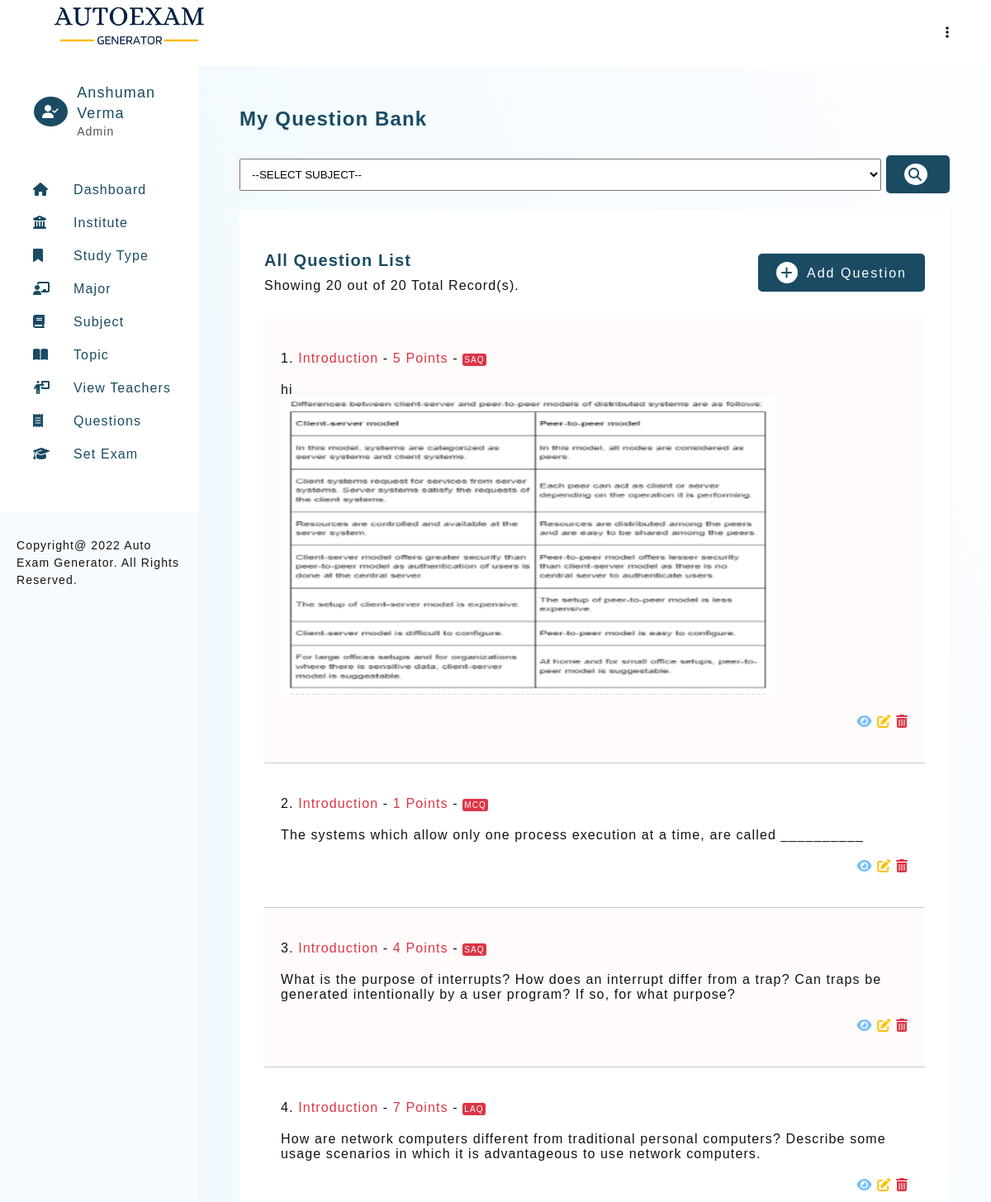
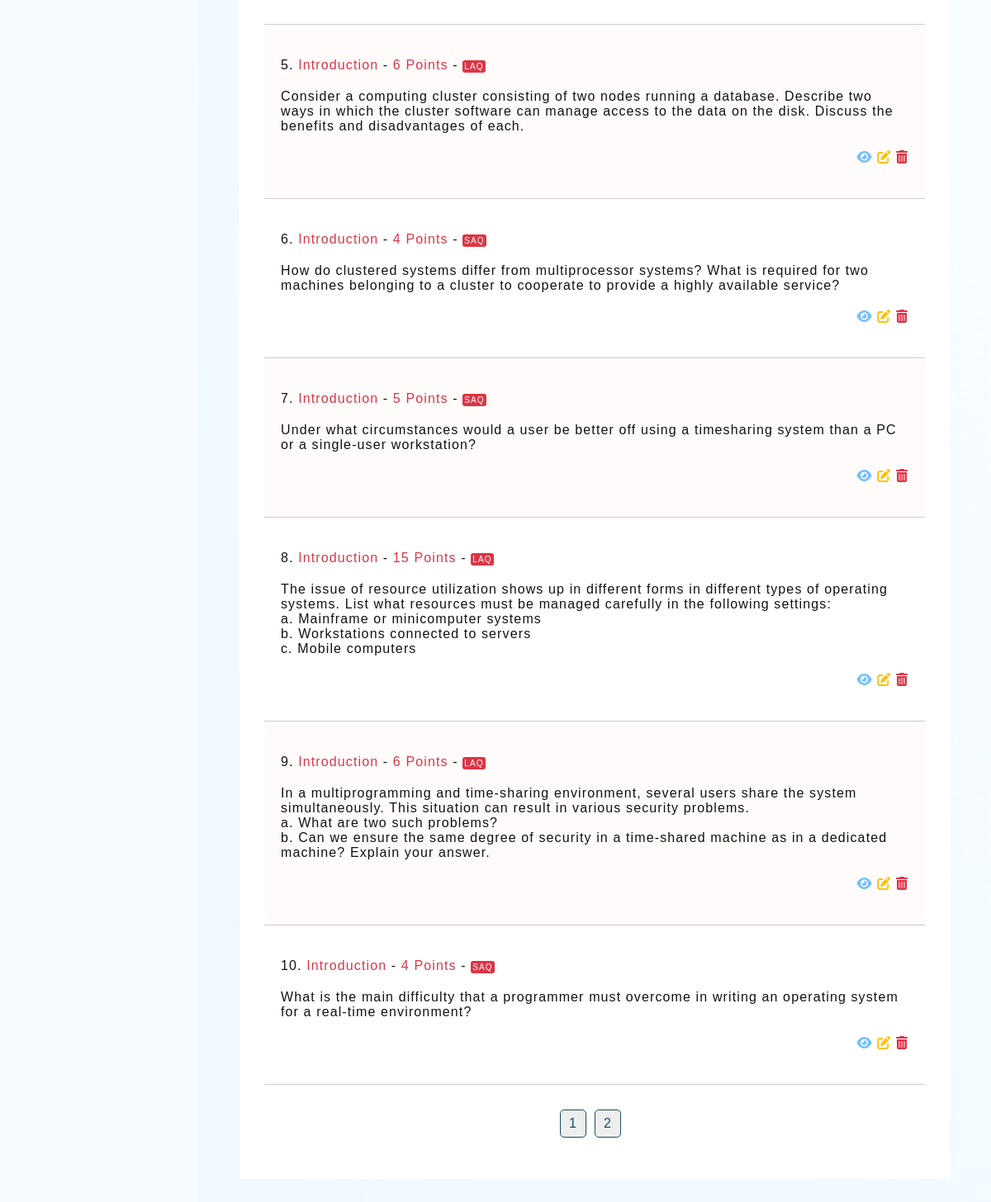
The app's page /autoexam/question-view.php (signed in) with its own data (2 pictures, top to bottom).
### tables this page shows
CREATE TABLE `teacher_profile` (
  `teacher_id` int(11) NOT NULL,
  `teacher_firstname` varchar(30) NOT NULL,
  `teacher_lastname` varchar(30) NOT NULL,
  `email` varchar(50) DEFAULT NULL,
  `password` varchar(100) NOT NULL,
  `type` enum('Admin','Teacher') NOT NULL DEFAULT 'Teacher',
  `addedOn` datetime DEFAULT current_timestamp()
);

CREATE TABLE `question_bank` (
  `question_id` int(11) NOT NULL,
  `subject_topic_id` int(11) DEFAULT NULL,
  `question_abbr` varchar(30) DEFAULT NULL,
  `question` longtext NOT NULL,
  `optionA` longtext NOT NULL,
  `optionB` longtext NOT NULL,
  `optionC` longtext NOT NULL,
  `optionD` longtext NOT NULL,
  `answer` longtext NOT NULL,
  `score` int(11) NOT NULL,
  `questionAddedBy` int(11) DEFAULT NULL,
  `questionAddedOn` datetime DEFAULT current_timestamp()
);

CREATE TABLE `subject_topic` (
  `subject_topic_id` int(11) NOT NULL,
  `subject_topic_name` text NOT NULL,
  `subject_id` int(11) DEFAULT NULL,
  `topicAddedBy` int(11) DEFAULT NULL,
  `topicAddedOn` datetime DEFAULT current_timestamp()
);

### autoexam/includes/config.php (called while the page is built, shortened)
<?php
    $sitename = "Auto Exam Generator";

### autoexam/question-view.php (the view, shortened to what this page needs)
<?php
    require_once './templates/header.php';
    $topicIds = '';
$topicArr1 = [];
$teacherSubjectsQ1 = mysqli_query($connection, "SELECT * FROM `teacher_subject_relation` WHERE `teacherId` = '$_SESSION[userId]'");
$teacherSubjectsArr1 = [];
if(mysqli_num_rows($teacherSubjectsQ1) >= 1)
{
    while($teacherSubjectsR1 = mysqli_fetch_assoc($teacherSubjectsQ1))
    {
        $teacherSubjectsArr1[] = $teacherSubjectsR1['subjectId'];
    }
    if(count($teacherSubjectsArr1) >= 1)
    {
        $teacherSubjects1 = implode(",", $teacherSubjectsArr1);
        $subjectTopicsQ1 = mysqli_query($connection, "SELECT * FROM subject_topic WHERE subject_id IN ($teacherSubjects1)");
        if(mysqli_num_rows($subjectTopicsQ1) >= 1)
        {
            while($subjectTopicsR1 = mysqli_fetch_assoc($subjectTopicsQ1))
            {
                $topicArr1[] = $subjectTopicsR1['subject_topic_id'];
            }
        }
    }
}
    $limit = 10;
    if(isset($_GET['page']))
    {
        $page = $_GET['page'];
    }
    else
    {
        $page  = 1;
    }
    $start = ($page * $limit) - $limit;
    $serialNo = $start + 1;
    if( ($_SESSION['userType'] == 'Teacher') || isset($_GET['subject']) )
    {
        if($topicIds != '')
        {
            $countQuestionsQ = mysqli_query($connection, "SELECT count(`question_id`) as total FROM `question_bank` WHERE `subject_topic_id` IN ($topicIds)");
            $countQuestionR = mysqli_fetch_assoc($countQuestionsQ);
            $noOfQuestions = $countQuestionR['total'];
            $questionsQuery = mysqli_query($connection,
            "SELECT * FROM question_bank
            LEFT JOIN subject_topic ON subject_topic.subject_topic_id = question_bank.subject_topic_id
            WHERE question_bank.subject_topic_id IN ($topicIds)
            ORDER BY question_id DESC
            LIMIT $start, $limit
            ");
        }
        else
        {
            $noOfQuestions = 0;
        }
    }
    else
    {
        $countQuestionsQ = mysqli_query($connection, "SELECT count(`question_id`) as total FROM `question_bank`");
        $countQuestionR = mysqli_fetch_assoc($countQuestionsQ);
        $noOfQuestions = $countQuestionR['total'];
        $questionsQuery = mysqli_query($connection,
        "SELECT * FROM question_bank
        LEFT JOIN subject_topic ON subject_topic.subject_topic_id = question_bank.subject_topic_id
        ORDER BY question_id DESC
        LIMIT $start, $limit
        ");
    }
    $totalPages = ceil($noOfQuestions / $limit);
?>
<section>
    <h3 class="heading">My Question Bank</h3>
    <form action="" method="post" class="d-flex mt">
        <select name="subject" id="" class="form-control">
            <option value="">--SELECT SUBJECT--</option>
        </select>
        <span>&nbsp;</span>
        <button type="submit" name="subjectsubmit" class="btn btn-green"><i class="fa-solid fa-magnifying-glass"></i></button>
    </form>
    <div class="card">
        <div class="card-heading">
            <div>
                <h4 class="sub-heading">All Question List</h4>
                <p class="desc">Showing <?php echo $noOfQuestions; ?> out of <?= $noOfQuestions;?> Total Record(s).</p>
            </div>
            <a href="question-1.php" class="btn btn-green"><i class="fa-solid fa-plus"></i> Add Question</a>
        </div>
        <?php
            if($noOfQuestions > 0)
            {
                echo "<div class=\"view-question-block\">";
                while ($questionsRow = mysqli_fetch_assoc($questionsQuery))
                {
                    echo "<div class=\"question-block\">
                                <div class=\"mt\">
                                    $serialNo.
                                    <span class=\"text-red\">$questionsRow[subject_topic_name]</span> -
                                    <span class=\"text-red\"> $questionsRow[score] Points  </span> -
                                    <span class=\"badge-red\">$questionsRow[question_abbr]</span>
                                </div>
                                <article>$questionsRow[question] </article>
                            <div class=\"mt text-right\">
                                <a href=\"question-detail.php?question=$questionsRow[question_id]\" class=\"text-info\">
                                <i class=\"fa-solid fa-eye\"></i>
                                </a>  ";
                                if( ($_SESSION['userType'] == 'Admin') || ( $_SESSION['userType'] == 'Teacher' &&  in_array($questionsRow['subject_topic_id'], $topicArr1)))
                                {
                                    if($questionsRow['question_abbr'] == 'MCQ')
                                    {
                                        echo " <a href=\"question-3-edit-mcq.php?edit=$questionsRow[question_id]\" class=\"text-edit\"><i class=\"fa-solid fa-pen-to-square\"></i></a>";
                                    }
                                    else
                                    {
                                        echo " <a href=\"question-3-edit.php?edit=$questionsRow[question_id]\" class=\"text-edit\"><i class=\"fa-solid fa-pen-to-square\"></i></a>";
                                    }
                                    echo  " <a href=\"delete.php?delete_question=$questionsRow[question_id]\"  class=\"text-red\"><i class=\"fa-solid fa-trash-can\"></i></a>";
                                }
                        echo "</div>
                        </div>
                    ";
                    $serialNo++;
                }
                echo "</div>";
            }
            else
            {
                echo "<div>No Record found</div>";
            }
        ?>
        <?php
            if($noOfQuestions > $limit)
            {
                echo "<ul class=\"pagination\">";
                    for ($i=1; $i <= $totalPages; $i++)
                    {
                        if(isset($_GET['subject']))
                        {
                            echo "<li><a href=\"question-view.php?subject=$_GET[subject]&&page=$i\" class=\"btn-pagination\">".$i."</a></li>";
                        }
                        else
                        {
                            echo "<li><a href=\"question-view.php?page=$i\" class=\"btn-pagination\">".$i."</a></li>";
                        }
                    }
                echo "</ul>";
            }
        ?>
    </div>
</section>
<?php
    require_once './templates/footer.php';
?>

### autoexam/templates/header.php (shortened to what this page needs)
<?php
    require './includes/config.php';
    require_once './includes/connection.php';
    if(isset($_SESSION['user']))
    {
        $userQuery = mysqli_query($connection, "SELECT * FROM teacher_profile WHERE email = '$_SESSION[user]'");
        $userRow = mysqli_fetch_assoc($userQuery);
    }
?>
<!DOCTYPE html>
<html lang="en">
<head>
    <link rel="stylesheet" href="./assets/css/main.css">
    <link rel="stylesheet" href="./assets/css/style.css">
    <link rel="stylesheet" href="https://cdnjs.cloudflare.com/ajax/libs/font-awesome/6.1.1/css/all.min.css">
</head>
<body>
    <header class="admin-header">
        <h1 class="title">
            <img src="./assets/images/logo.png" alt="Auto Exam Generator" height="60px">
        </h1>
        <div>
            <ul>
                <li class="dropmenu">
                    <a href="#"><i class="fa-solid fa-ellipsis-vertical"></i></a>
                </li>
            </ul>
        </div>
    </header>
    <aside id="asideMenu">
        <div class="profile-header" id="profile-header2">
            <?php
                if($_SESSION['userType'] == 'Admin')
                {
                    echo "<i class=\"fa-solid fa-user-check\"></i>";
                }
                else
                {
                    echo "<i class=\"fa-solid fa-user\"></i>";
                }
            ?>
            <div>
                <h2>
                    <?=
                        $userRow['teacher_firstname'] ." ". $userRow['teacher_lastname']
                    ?>
                </h2>
                <p> <?=  $_SESSION['userType']; ?> </p>
            </div>
        </div>
        <section id="nav-header">
            <nav>
                <ul class="navbar">
                    <li><a href="dashboard.php"><i class="fa-solid fa-house"></i><span>Dashboard</span></a></li>
                            <li><a href="institute-view.php"><i class="fa-solid fa-building-columns"></i><span>Institute</span></a></li>
                            <li><a href="studyType-view.php"><i class="fa-solid fa-bookmark"></i><span>Study Type</span></a></li>
                            <li><a href="major-view.php"><i class="fa-solid fa-chalkboard-user"></i><span>Major</span></a></li>
                            <li><a href="subject-view.php"><i class="fa-solid fa-book"></i><span>Subject</span></a></li>
                            <li><a href="topic-view.php"><i class="fa-solid fa-book-open"></i><span>Topic</span></a></li>
                    <?php
                        if($_SESSION['userType'] == 'Admin')
                        {
                    ?>
                            <li><a href="teacher-view.php"><i class="fa-solid fa-person-chalkboard"></i><span>View Teachers</span></a></li>
                    <?php
                        }
                    ?>
                    <li><a href="question-view.php"><i class="fa-solid fa-receipt"></i><span>Questions</span></a></li>
                    <li><a href="setExam-1.php"><i class="fa-solid fa-graduation-cap"></i><span>Set Exam</span></a></li>
                </ul>
            </nav>
        </section>
        <footer class="copyright">Copyright@
            <?= date("Y"); ?>
            <?= $sitename; ?>. All Rights Reserved.
        </footer>
    </aside>
    <main>

### autoexam/templates/footer.php (shortened to what this page needs)
</main>
</body>
</html>

### autoexam/assets/css/main.css (style rules this page uses)
* { margin: 0; padding: 0; box-sizing: border-box; }
body { font-family: 'Gill Sans', 'Gill Sans MT', Calibri, 'Trebuchet MS', sans-serif; color: #121212; letter-spacing: 0.07em; }
html { scroll-behavior: smooth; }
a { text-decoration: none; }
ul { list-style: none; }
.badge-red { background-color: #dc3545; color: #fff; font-size: 10px; padding: 2px; display: inline-block; border-radius: 3px; }
.text-red { color: #dc3545; }
.text-right { text-align: right; }
.text-info { color: #74c0fc; }
.text-edit { color: #ffc107; }
.d-flex { display: flex; justify-content: space-between; align-items: center; }
.btn { padding: 8px 20px; border-radius: 5px; transition: all 0.2s; letter-spacing: 2px; font-size: 16px; }
.btn i { border-radius: 50%; padding: 5px; margin-right: 5px; transition: all 0.2s; }
.btn-green { background-color: #1a4b63; color: #fff; border: solid 2px #1a4b63; }
.btn-green i { background-color: #fff; color: #1a4b63; }

### autoexam/assets/css/style.css (style rules this page uses)
:root { --primary-color: #1a4b63; }
body { color: #121212; }
.admin-header { padding: 0 50px; background-color: #fff; display: flex; justify-content: space-between; width: 100%; z-index: 12; height: 10vh; line-height: 10vh; position: fixed; top: 0; left: 0; }
.admin-header .dropmenu { position: relative; text-align: right; }
.admin-header .dropmenu a { color: #121212; }
aside { width: 50%; background-color: #fff; height: 100%; overflow: auto; position: fixed; display: flex; flex-direction: column; justify-content: space-between; border-right: solid 1px rgb(255, 249, 249); display: none; background-color: #f6fbff; }
aside > #nav-header { padding: 20px 20px 50px 40px; display: grid; grid-template-columns: 1fr; row-gap: 20px; align-content: start; background-color: #fff; }
h1.title { color: var(--primary-color); font-size: 18px; }
.profile-header { display: flex; justify-content: flex-start; align-items: center; line-height: 1.4; padding: 20px 20px 20px 40px; background-color: #fff; }
.profile-header > i { border-radius: 50%; color: #fff; border: solid 1px; padding: 10px; background-color: var(--primary-color); margin-right: 10px; }
.profile-header > div > h2 { color: var(--primary-color); font-size: 18px; font-weight: normal; }
.profile-header > div > p { color: #515151; font-size: 14px; }
aside > #nav-header > nav > ul { line-height: 2.5; }
aside > #nav-header > nav > ul > li > a { color: var(--primary-color); font-size: 16px; display: block; }
aside > #nav-header > nav > ul > li > a > i { display: inline-block; width: 30px; }
aside > #nav-header > nav > ul > li > a > span { margin-left: 19px; }
aside > footer { background-color: #f6fbff; padding: 30px 20px 30px; line-height: 1.5; font-size: 14px; }
main { background-image: linear-gradient(to right top, #f0f9ff, #f0f9ff, #f0faff, #f1faff, #f1faff, #f2faff, #f4fbff, #f5fbff, #f7fcff, #f9fcff, #fbfdff, #fdfeff); min-height: 100vh; padding: 50px 50px; margin-top: 10vh; }
main > section { margin-bottom: 100px; }
.heading { color: var(--primary-color); margin-bottom: 30px; font-size: 24px; font-weight: 600; }
.sub-heading { color: var(--primary-color); margin-bottom: 10px; font-size: 20px; font-weight: 600; }
.card { background-color: #fff; padding: 50px 30px; }
.card-heading { display: flex; justify-content: space-between; align-items: center; margin-bottom: 30px; flex-direction: column; }
.view-question-block > .question-block { border-bottom: solid 1px #ccc; padding: 20px; }
.view-question-block > .question-block:nth-of-type(odd) { background-color: rgb(255, 251, 251); }
.question-block { padding: 10px; }
.pagination { margin-top: 30px; display: flex; justify-content: center; }
.btn-pagination { padding: 7px 10px; border-radius: 5px; background-color: #eee; color: var(--primary-color); margin-right: 10px; border: solid 1px var(--primary-color); transition: all 0.5s; display: inline-block; }
.w-img { max-width: 100%; }
@media (min-width: 992px) { aside { display: block; width: 20%; } }
@media (min-width: 992px) { main { margin-left: 20%; width: 80%; } }
@media (min-width: 992px) { .card-heading { flex-direction: row; } }
.mt { margin: 20px 0; }
.form-control { display: block; width: 100%; padding: 10px; }

### records on screen
teacher_profile: teacher_firstname "Anshuman", teacher_lastname "Verma"
question_bank: subject_topic.subject_topic_name "Introduction", score "5", question_abbr "SAQ", question "hi", question (picture)
question_bank: subject_topic.subject_topic_name "Introduction", score "1", question_abbr "MCQ", question "The systems which allow only one process execution at a time, are called __________"
question_bank: subject_topic.subject_topic_name "Introduction", score "4", question_abbr "SAQ", question "What is the purpose of interrupts? How does an interrupt differ from a trap? Can traps be generated intentionally by a user program? If so, for what purpose?"
question_bank: subject_topic.subject_topic_name "Introduction", score "7", question_abbr "LAQ", question "How are network computers different from traditional personal computers? Describe some usage scenarios in which it is advantageous to use network computers."
question_bank: subject_topic.subject_topic_name "Introduction", score "6", question_abbr "LAQ", question "Consider a computing cluster consisting of two nodes running a database. Describe two ways in which the cluster software can manage access to the data on the disk. Discuss the benefits and disadvantages of each."
question_bank: subject_topic.subject_topic_name "Introduction", score "4", question_abbr "SAQ", question "How do clustered systems differ from multiprocessor systems? What is required for two machines belonging to a cluster to cooperate to provide a highly available service?"
question_bank: subject_topic.subject_topic_name "Introduction", score "5", question_abbr "SAQ", question "Under what circumstances would a user be better off using a timesharing system than a PC or a single-user workstation?"
question_bank: subject_topic.subject_topic_name "Introduction", score "15", question_abbr "LAQ", question "The issue of resource utilization shows up in different forms in different types of operating systems. List what resources must be managed carefully in the following settings: a. Mainframe or minicomputer systems b. Workstations connected to servers c. Mobile computers"
question_bank: subject_topic.subject_topic_name "Introduction", score "6", question_abbr "LAQ", question "In a multiprogramming and time-sharing environment, several users share the system simultaneously. This situation can result in various security problems. a. What are two such problems? b. Can we ensure the same degree of security in a time-shared machine as in a dedicated machine? Explain your answer."
question_bank: subject_topic.subject_topic_name "Introduction", score "4", question_abbr "SAQ", question "What is the main difficulty that a programmer must overcome in writing an operating system for a real-time environment?"

### other values on screen
$_SESSION['userType'] "Admin"
$sitename "Auto Exam Generator"
$noOfQuestions "20"
